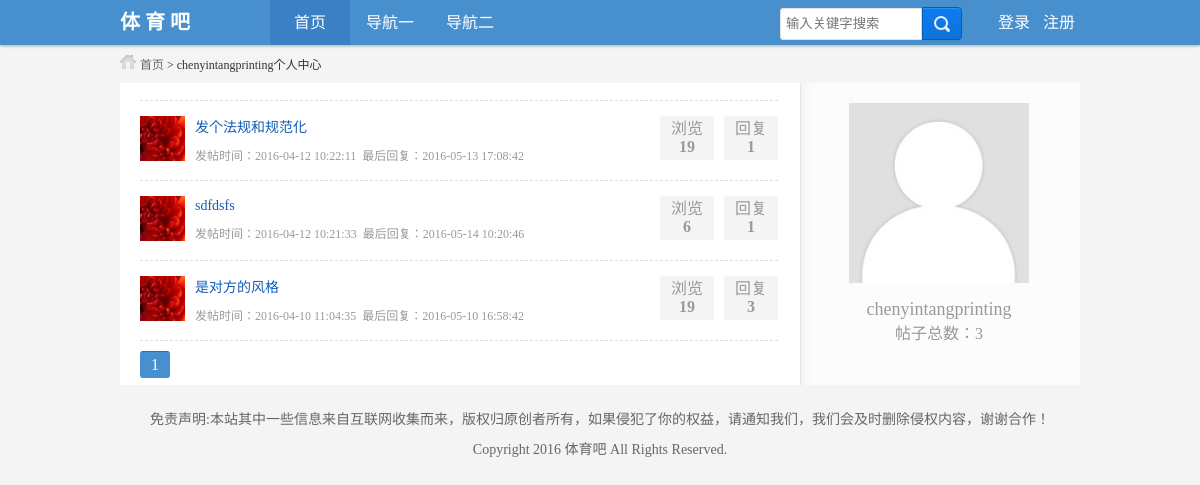
The app's page /member.php?mid=31 with its own data.
### tables this page shows
CREATE TABLE IF NOT EXISTS `ws_member` (
  `id` int(10) unsigned NOT NULL AUTO_INCREMENT COMMENT '唯一id',
  `user` varchar(20) NOT NULL COMMENT '用户名',
  `pwd` varchar(40) NOT NULL COMMENT '密码',
  `sex` varchar(2) NOT NULL COMMENT '性别',
  `email` varchar(20) NOT NULL COMMENT '邮箱',
  `qq` varchar(11) NOT NULL COMMENT 'qq',
  `photo` varchar(255) NOT NULL COMMENT '头像',
  `register_time` datetime NOT NULL COMMENT '注册时间',
  `last_time` datetime NOT NULL COMMENT '最后登录时间',
  PRIMARY KEY (`id`)
);

CREATE TABLE IF NOT EXISTS `ws_content` (
  `id` int(10) unsigned NOT NULL AUTO_INCREMENT COMMENT '唯一标识符',
  `module_id` int(11) NOT NULL COMMENT '所属子版块id',
  `title` varchar(30) NOT NULL COMMENT '标题',
  `content` text NOT NULL COMMENT '帖子内容',
  `time` datetime NOT NULL COMMENT '发帖时间',
  `member_id` int(11) NOT NULL COMMENT '会员id',
  `times` int(11) NOT NULL COMMENT '浏览次数',
  PRIMARY KEY (`id`)
);

CREATE TABLE IF NOT EXISTS `ws_reply` (
  `id` int(10) unsigned NOT NULL AUTO_INCREMENT COMMENT '唯一标识符',
  `content_id` int(10) unsigned NOT NULL COMMENT '帖子id',
  `quote_id` int(10) unsigned NOT NULL COMMENT '引用回复id',
  `content` text NOT NULL COMMENT '回复内容',
  `member_id` int(10) unsigned NOT NULL COMMENT '回复者id',
  `time` datetime NOT NULL COMMENT '回复时间',
  PRIMARY KEY (`id`)
);

### inc/mysql.func.php (called while the page is built, shortened)
<?php
    function execute($link, $sql){
        $result = mysqli_query($link, $sql);
        return $result;
    }
    function fetch_array($result){
        return mysqli_fetch_assoc($result);
    }
?>

### member.php (the view, shortened to what this page needs)
<?php
    $link = connect();
    $sql_member = "select * from ws_member where id={$_GET['mid']}";
    $result_member = execute($link, $sql_member);
    $data_member = fetch_array($result_member);
    $sql_count = "select * from ws_content where member_id={$_GET['mid']}";
    $result_count = execute($link, $sql_count);
    $count = mysqli_num_rows($result_count);
?>
<!doctype html>
<html lang="en">
<head>
	<link rel="stylesheet" href="style/public.css">
	<link rel="stylesheet" href="style/common.css">
	<link rel="stylesheet" href="style/member.css">
	<link rel="stylesheet" href="style/list.css">
</head>
<body>
	<?php require_once 'inc/header.inc.php';?>
	<div id="position" class="auto">
		<a href="index.php">首页</a> &gt; <?php echo $data_member['user']?>个人中心
	</div>
	<div id="main" class="auto">
		<div id="left">
			<ul class="postsList">
			<?php
				$page = page($count, 5);
				$sql_content = "select wc.title,wc.id,wc.time,wc.times,wc.module_id,wc.member_id,wm.user,wm.photo from ws_content wc,ws_member wm where wc.member_id={$_GET['mid']} and wc.member_id=wm.id order by id desc {$page['limit']}";
				$result_content = execute($link, $sql_content);
				while($data_content = fetch_array($result_content)){
					$data_content['title'] = htmlspecialchars($data_content['title']);
					$sql = "select time from ws_reply where content_id={$data_content['id']} order by id desc limit 1";
				    $last_reply_time = execute($link, $sql);
				    if (nums($link, $sql) == 0) {
				    	$last_time = '暂无回复';
				    }else {
				    	$result_reply_time = fetch_array($last_reply_time);
				    	$last_time = $result_reply_time['time'];
				    }
				    $sql_reply = "select * from ws_reply where content_id={$data_content['id']}";
				    $result_reply = execute($link, $sql_reply);
				    $count_reply = mysqli_num_rows($result_reply);
			?>
				<li>
					<div class="smallPic">
						<a href="javascript:void(0);">
							<img title="<?php echo $data_content['user']?>" width="45" height="45" src="<?php if($data_content['photo'] != ''){echo $data_content['photo'];}else{echo 'images/2374101_small.jpg';}?>" />
						</a>
					</div>
					<div class="subject">
						<div class="titleWrap"><h2><a href="show.php?cid=<?php echo $data_content['id']?>"><?php echo $data_content['title']?></a></h2></div>
						<p class="current">
							发帖时间：<?php echo $data_content['time']?>&nbsp;
							最后回复：<?php echo $last_time?>
						</p>
					</div>
					<div class="count">
						<p>
						回复<br /><span><?php echo $count_reply ?></span>
					</p>
					<p>
						浏览<br /><span><?php echo $data_content['times']?></span>
					</p>
					</div>
				</li>
			<?php }?>
			</ul>
			<div class="pages" style="margin-top: 10px;">
				<?php
					echo $page['html'];
				?>
			</div>
		</div>
		<div id="right">
			<div class="member_big">
				<dl>
					<dt>
						<img width="180" height="180" src="<?php if($data_member['photo'] != ''){echo $data_member['photo'];}else{echo 'images/photo.jpg';}?>" />
					</dt>
					<dd class="name"><?php echo $data_member['user']?></dd>
					<dd style="text-align:center;padding-bottom:5px;color:#999;">帖子总数：<?php echo $count?></dd>
				</dl>
			</div>
		</div>
	</div>
	<?php require_once 'inc/footer.inc.php';?>
</body>
</html>

### style/public.css (style rules this page uses)
html, body, h1, h2, h3, h4, h5, h6, hr, p, blockquote, div, dl, dt, dd, ul, ol, li, pre, fieldset, lengend, button, input, textarea, th, td { margin: 0; padding: 0; }
body { background: #f4f4f4; color: #333; }
img { border: 0; }
em, strong, i, h1, h2, h3, h4, h5, h6 { font-style: normal; font-weight: normal; }
li { list-style: none; }
a { text-decoration: none; }

### style/common.css (style rules this page uses)
.auto { width: 960px; margin: 0 auto; }

### style/member.css (style rules this page uses)
#main #right .member_big { margin:20px auto 0 auto; width:180px; }
#main #right .member_big dl dd { line-height:150%; }
#main #right .member_big dl dd.name { font-size: 18px; font-weight: 400; line-height:140%; padding-top:10px; text-align: center; color: #999; }

### style/list.css (style rules this page uses)
#position { background: url('../images/style_icon.png') 0px -60px no-repeat; text-indent: 20px; font-size: 12px; }
#position a { color: #666; }
#main { background:url('../images/main_bg.png') repeat-y; margin-top:10px; }
#main #left { width:638px; padding:7px 20px; float:left; }
#main #right { width:282px; float:right; }
#main ul.postsList { margin:10px 0 0 0; border-top:1px dashed #ddd; }
#main ul.postsList li { border-bottom:1px dashed #ddd; padding:15px 0; }
#main ul.postsList li div.smallPic { width:55px; float:left; }
#main ul.postsList li div.subject { width:450px; float:left; }
#main ul.postsList li div.count { color: #999; line-height: 18px; text-align: center; }
#main ul.postsList li div.count p { background: none repeat scroll 0 0 #f4f4f4; border-radius: 3px; display: block; float: right; height: 36px; margin: 0 0 0 10px; overflow: hidden; padding: 4px 0; width: 54px; }
#main ul.postsList li div.count p span { font-weight:bold; }
#main ul.postsList li div.subject .titleWrap a,#main ul.postsList li div.subject .titleWrap h2 { font-size:14px; color:#105cb6; }
#main ul.postsList li div.subject .titleWrap h2 { display:inline; }
#main ul.postsList li div.subject p { color:#999; padding:10px 0 0 0; font-size: 12px; }

### records on screen
ws_member: user "chenyintangprinting"
ws_content: title "发个法规和规范化", time "2016-04-12 10:22:11", ws_reply.time "2016-05-13 17:08:42", count_reply "1", times "19"
ws_content: title "sdfdsfs", time "2016-04-12 10:21:33", ws_reply.time "2016-05-14 10:20:46", count_reply "1", times "6"
ws_content: title "是对方的风格", time "2016-04-10 11:04:35", ws_reply.time "2016-05-10 16:58:42", count_reply "3", times "19"

### other values on screen
$count "3"
